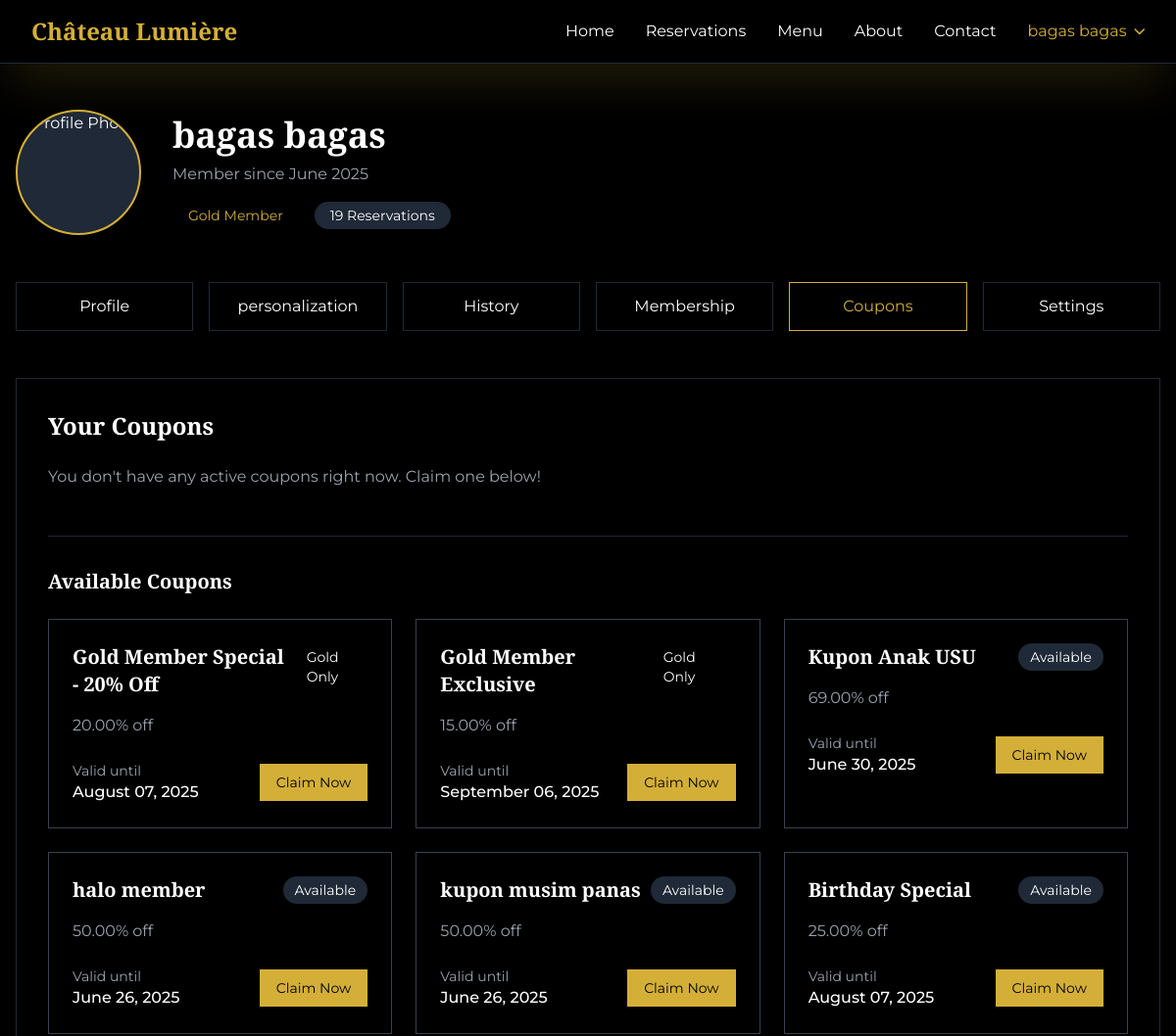
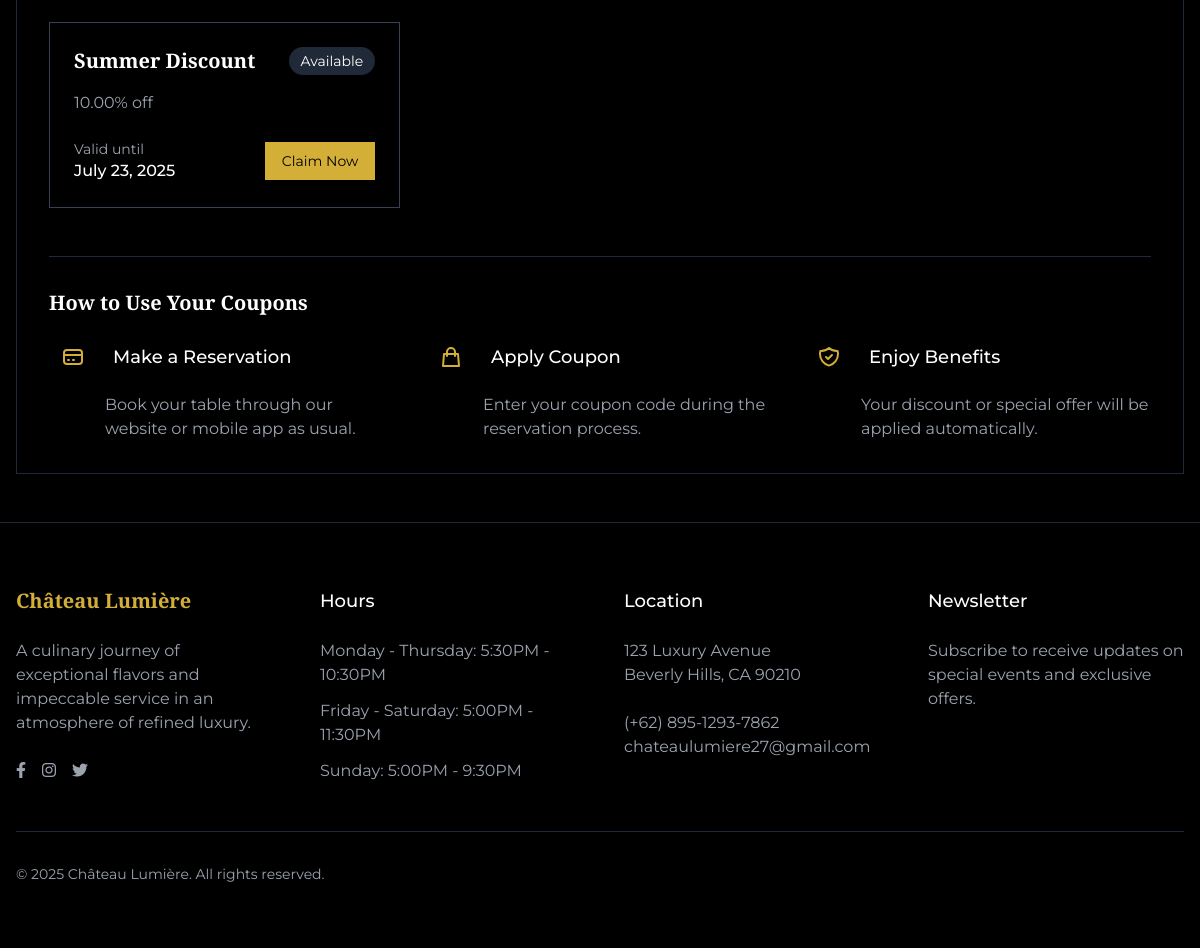
/pages/profile/coupons.php (signed in), run on the app's committed database (2 pictures, top to bottom).
### tables this page shows
CREATE TABLE `users` (
  `id` int(11) NOT NULL,
  `first_name` varchar(50) DEFAULT NULL,
  `last_name` varchar(50) NOT NULL,
  `email` varchar(100) NOT NULL,
  `password` varchar(255) NOT NULL,
  `gender` enum('male','female') NOT NULL,
  `phone` varchar(20) DEFAULT NULL,
  `address` text NOT NULL,
  `date_of_birth` date NOT NULL,
  `membership_level` varchar(50) DEFAULT NULL,
  `created_at` timestamp NOT NULL DEFAULT current_timestamp(),
  `updated_at` timestamp NOT NULL DEFAULT current_timestamp() ON UPDATE current_timestamp(),
  `favorite_cuisines` text DEFAULT NULL,
  `preferred_seating` varchar(50) DEFAULT NULL,
  `dietary_restrictions` text DEFAULT NULL,
  `profile_photo` varchar(255) DEFAULT NULL,
  `role` enum('user','admin') NOT NULL
);

CREATE TABLE `coupons` (
  `id` int(11) NOT NULL,
  `code` varchar(50) NOT NULL,
  `description` text DEFAULT NULL,
  `discount_value` decimal(10,2) DEFAULT NULL,
  `expiration_date` date DEFAULT NULL,
  `membership_required` varchar(50) DEFAULT NULL
);

### pages/profile/coupons.php (the view, shortened to what this page needs)
<?php
include '../../includes/config.php';
$user_id = $_SESSION['user_id'];
$user_query = "SELECT * FROM users WHERE id = ?";
$user_stmt = mysqli_prepare($conn, $user_query);
mysqli_stmt_bind_param($user_stmt, "i", $user_id);
mysqli_stmt_execute($user_stmt);
$user_result = mysqli_stmt_get_result($user_stmt);
$user = mysqli_fetch_assoc($user_result);
$available_coupons_query = "
    SELECT c.* FROM coupons c
    WHERE c.expiration_date >= CURRENT_DATE
    AND NOT EXISTS (
        SELECT 1
        FROM user_coupons uc
        WHERE uc.coupon_id = c.id
        AND uc.user_id = ?
    )
    AND (
        c.membership_required IS NULL
        OR (
            c.membership_required = 'gold' AND ? IN ('gold', 'platinum')
            OR (c.membership_required = 'platinum' AND ? = 'platinum')
        )
    )
    ORDER BY c.membership_required DESC, c.discount_value DESC";
$stmt = mysqli_prepare($conn, $available_coupons_query);
mysqli_stmt_bind_param($stmt, "iss", $user_id, $user['membership_level'], $user['membership_level']);
mysqli_stmt_execute($stmt);
$available_coupons = mysqli_stmt_get_result($stmt);
$user_coupons_query = "
    SELECT c.*, uc.used, uc.id as user_coupon_id
    FROM coupons c
    INNER JOIN user_coupons uc ON c.id = uc.coupon_id
    WHERE uc.user_id = ? AND uc.used = 0
    ORDER BY c.expiration_date DESC";
$stmt = mysqli_prepare($conn, $user_coupons_query);
mysqli_stmt_bind_param($stmt, "i", $user_id);
mysqli_stmt_execute($stmt);
$user_coupons = mysqli_stmt_get_result($stmt);
include '../../includes/header.php';
?>
<main class="min-h-screen bg-black text-white">
    <div class="max-w-7xl mx-auto py-12 px-4">
        <?php include 'komponen/profile.php'; ?>
        <?php include 'komponen/navigasi.php'; ?>
        <div class="border border-gray-800 p-8">
            <h2 class="text-2xl font-serif font-bold mb-6">Your Coupons</h2>
            <div class="grid md:grid-cols-2 gap-6 mb-12">
                <?php if (mysqli_num_rows($user_coupons) > 0): ?>
                    <?php while ($coupon = mysqli_fetch_assoc($user_coupons)): ?>
                        <?php
                        $is_permanent_coupon = in_array($coupon['membership_required'], ['gold', 'platinum']);
                        ?>
                        <div class="border border-gold p-6 relative overflow-hidden">
                            <div class="absolute top-0 right-0 bg-gold text-black px-3 py-1 text-sm font-medium">
                                <?php echo $is_permanent_coupon ? 'MEMBER' : 'ACTIVE'; ?>
                            </div>
                            <div class="flex justify-between items-start mb-4">
                                <h3 class="text-xl font-serif font-bold"><?php echo htmlspecialchars($coupon['description']); ?></h3>
                                <span class="px-3 py-1 bg-gold/10 text-gold text-sm rounded-full">
                                    <?php
                                    if (strtotime($coupon['expiration_date']) < time()) {
                                        echo 'Expired';
                                    } else {
                                        echo 'Active';
                                    }
                                    ?>
                                </span>
                            </div>
                            <p class="text-gray-400 mb-6">
                                <?php echo $coupon['discount_value']; ?>% off
                            </p>
                            <div class="flex justify-between items-center">
                                <div>
                                    <span class="block text-sm text-gray-400">Valid until</span>
                                    <span class="font-medium"><?php echo date('F d, Y', strtotime($coupon['expiration_date'])); ?></span>
                                </div>
                                <div class="text-right">
                                    <span class="block text-sm text-gray-400">Code</span>
                                    <span class="font-mono font-bold text-gold">
                                        <?php echo htmlspecialchars($coupon['code']); ?>
                                    </span>
                                </div>
                            </div>
                        </div>
                    <?php endwhile; ?>
                <?php else: ?>
                    <p class="text-gray-400 md:col-span-2">You don't have any active coupons right now. Claim one below!</p>
                <?php endif; ?>
            </div>
            <?php if (mysqli_num_rows($available_coupons) > 0): ?>
                <div class="border-t border-gray-800 pt-8 mb-12">
                    <h3 class="text-xl font-serif font-bold mb-6">Available Coupons</h3>
                    <div class="grid md:grid-cols-3 gap-6">
                        <?php while ($coupon = mysqli_fetch_assoc($available_coupons)): ?>
                            <div class="border border-gray-700 p-6">
                                <div class="flex justify-between items-start mb-4">
                                    <h3 class="text-xl font-serif font-bold"><?php echo htmlspecialchars($coupon['description']); ?></h3>
                                    <?php if ($coupon['membership_required']): ?>
                                        <span class="px-3 py-1 bg-<?php echo $coupon['membership_required']; ?>-900/50 text-<?php echo $coupon['membership_required']; ?>-400 text-sm rounded-full">
                                            <?php echo ucfirst($coupon['membership_required']); ?> Only
                                        </span>
                                    <?php else: ?>
                                        <span class="px-3 py-1 bg-gray-800 text-sm rounded-full">Available</span>
                                    <?php endif; ?>
                                </div>
                                <p class="text-gray-400 mb-6"><?php echo $coupon['discount_value']; ?>% off</p>
                                <div class="flex justify-between items-center">
                                    <div>
                                        <span class="block text-sm text-gray-400">Valid until</span>
                                        <span class="font-medium"><?php echo date('F d, Y', strtotime($coupon['expiration_date'])); ?></span>
                                    </div>
                                    <form method="POST">
                                        <button type="submit" name="claim_coupon"
                                                class="px-4 py-2 bg-gold text-black hover:bg-transparent hover:text-gold border-gold border transition duration-300 text-sm">
                                            Claim Now
                                        </button>
                                        </form>
                                </div>
                            </div>
                        <?php endwhile; ?>
                    </div>
                </div>
            <?php endif; ?>
            <div class="border-t border-gray-800 pt-8">
                <h3 class="text-xl font-serif font-bold mb-4">How to Use Your Coupons</h3>
                <div class="grid md:grid-cols-3 gap-8">
                    <div>
                        <div class="flex items-center mb-3">
                            <div class="bg-gold/10 text-gold p-3 rounded-full mr-4">
                                <svg class="h-6 w-6" fill="none" viewBox="0 0 24 24" stroke="currentColor">
                                    <path stroke-linecap="round" stroke-linejoin="round" stroke-width="2" d="M3 10h18M7 15h1m4 0h1m-7 4h12a3 3 0 003-3V8a3 3 0 00-3-3H6a3 3 0 00-3 3v8a3 3 0 003 3z" />
                                </svg>
                            </div>
                            <h4 class="text-lg font-medium">Make a Reservation</h4>
                        </div>
                        <p class="text-gray-400 pl-14">Book your table through our website or mobile app as usual.</p>
                    </div>
                    <div>
                        <div class="flex items-center mb-3">
                            <div class="bg-gold/10 text-gold p-3 rounded-full mr-4">
                                <svg class="h-6 w-6" fill="none" viewBox="0 0 24 24" stroke="currentColor">
                                    <path stroke-linecap="round" stroke-linejoin="round" stroke-width="2" d="M16 11V7a4 4 0 00-8 0v4M5 9h14l1 12H4L5 9z" />
                                </svg>
                            </div>
                            <h4 class="text-lg font-medium">Apply Coupon</h4>
                        </div>
                        <p class="text-gray-400 pl-14">Enter your coupon code during the reservation process.</p>
                    </div>
                    <div>
                        <div class="flex items-center mb-3">
                            <div class="bg-gold/10 text-gold p-3 rounded-full mr-4">
                            </div>
                            <h4 class="text-lg font-medium">Enjoy Benefits</h4>
                        </div>
                        <p class="text-gray-400 pl-14">Your discount or special offer will be applied automatically.</p>
                    </div>
                </div>
            </div>
        </div>
    </div>
</main>
<?php include '../../includes/footer.php'; ?>

### pages/profile/komponen/profile.php (shortened to what this page needs)
<?php
$user_id = $_SESSION['user_id'];
$query = "SELECT * FROM users WHERE id = ?";
$stmt = mysqli_prepare($conn, $query);
mysqli_stmt_bind_param($stmt, "i", $user_id);
mysqli_stmt_execute($stmt);
$result = mysqli_stmt_get_result($stmt);
$user = mysqli_fetch_assoc($result);
$count_query = "SELECT COUNT(*) as total FROM reservations WHERE user_id = ?";
$count_stmt = mysqli_prepare($conn, $count_query);
mysqli_stmt_bind_param($count_stmt, "i", $user_id);
mysqli_stmt_execute($count_stmt);
$total_reservations = mysqli_fetch_assoc(mysqli_stmt_get_result($count_stmt))['total'];
$membership_badge = '<span class="px-4 py-1 bg-gold/10 text-gold rounded-full text-sm">' .
    ucfirst(htmlspecialchars($user['membership_level'] ?? '')) . ' Member</span>';
?>
        <div class="flex flex-col md:flex-row items-start md:items-center gap-8 mb-12">
            <div class="relative group">
                <div class="w-32 h-32 rounded-full bg-gray-800 flex items-center justify-center overflow-hidden border-2 border-gold cursor-pointer transition-all duration-300 hover:opacity-75"
                     onclick="document.getElementById('profilePhotoInput').click()">
                    <?php if (!empty($user['profile_photo'])): ?>
                        <img src="<?php echo htmlspecialchars($user['profile_photo'] ?? ''); ?>"
                             alt="Profile Photo"
                             class="w-full h-full object-cover"
                             onerror="this.onerror=null; this.src='../../assets/images/default-profile.png';">
                    <?php else: ?>
                        <span class="text-4xl"><?php echo strtoupper(substr($user['first_name'] ?? '', 0, 1)); ?></span>
                    <?php endif; ?>
                </div>
            </div>
            <div>
                <h1 class="text-4xl font-serif font-bold mb-2">
                    <?php echo htmlspecialchars(($user['first_name'] ?? '') . ' ' . ($user['last_name'] ?? '')); ?>
                </h1>
                <p class="text-gray-400 mb-4">Member since <?php echo !empty($user['created_at']) ? date('F Y', strtotime($user['created_at'])) : 'N/A'; ?></p>
                <div class="flex flex-wrap gap-4">
                    <?php echo $membership_badge; ?>
                    <span class="px-4 py-1 bg-gray-800 rounded-full text-sm">
                        <?php echo $total_reservations; ?> Reservations
                    </span>
                </div>
            </div>
        </div>

### assets/css/main.css (style rules this page uses)
body { -webkit-font-smoothing: antialiased; -moz-osx-font-smoothing: grayscale; }

### includes/header.php (style rules this page uses)
.font-serif { font-family: 'Playfair Display', serif; }
.font-sans { font-family: 'Montserrat', sans-serif; }
.text-gold { color: #D4AF37; }
.bg-gold { background-color: #D4AF37; }
.border-gold { border-color: #D4AF37; }

### data on the page
users: first_name+last_name "bagas bagas", created_at "June 2025", membership_level "Gold"
coupons: description "Gold Member Special - 20% Off", membership_required "Gold", discount_value "20.00", expiration_date "August 07, 2025"
coupons: description "Gold Member Exclusive", membership_required "Gold", discount_value "15.00", expiration_date "September 06, 2025"
coupons: description "Kupon Anak USU", shows "Available", discount_value "69.00", expiration_date "June 30, 2025"
coupons: description "halo member", shows "Available", discount_value "50.00", expiration_date "June 26, 2025"
coupons: description "kupon musim panas", shows "Available", discount_value "50.00", expiration_date "June 26, 2025"
coupons: description "Birthday Special", shows "Available", discount_value "25.00", expiration_date "August 07, 2025"
coupons: description "Summer Discount", shows "Available", discount_value "10.00", expiration_date "July 23, 2025"

### other printed values
$_SESSION['user_name'] "bagas bagas"
$total_reservations "19"
